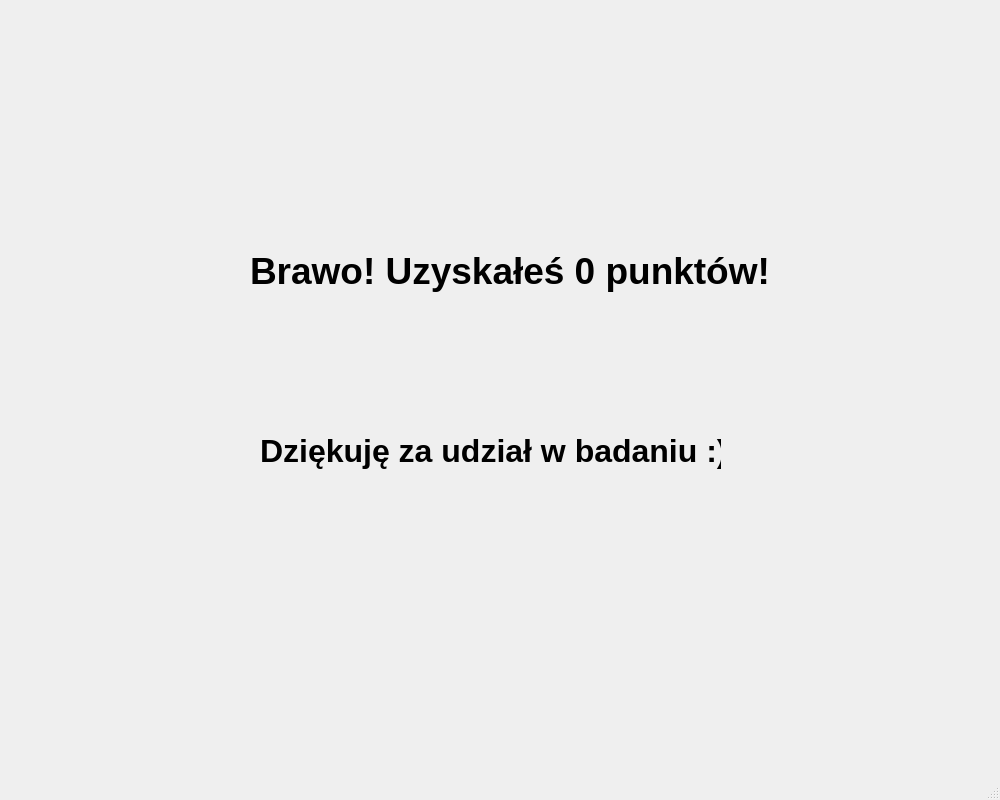
<?xml version="1.0" encoding="UTF-8"?>
<ui version="4.0">
 <class>EndWindow</class>
 <widget class="QMainWindow" name="EndWindow">
  <property name="geometry">
   <rect>
    <x>0</x>
    <y>0</y>
    <width>1000</width>
    <height>800</height>
   </rect>
  </property>
  <property name="windowTitle">
   <string>Badanie - reklamy</string>
  </property>
  <widget class="QWidget" name="centralwidget">
   <widget class="QLabel" name="label">
    <property name="geometry">
     <rect>
      <x>260</x>
      <y>380</y>
      <width>461</width>
      <height>141</height>
     </rect>
    </property>
    <property name="font">
     <font>
      <pointsize>24</pointsize>
      <bold>true</bold>
     </font>
    </property>
    <property name="text">
     <string>Dziękuję za udział w badaniu :)</string>
    </property>
   </widget>
   <widget class="QLabel" name="labelPoints">
    <property name="geometry">
     <rect>
      <x>250</x>
      <y>200</y>
      <width>531</width>
      <height>141</height>
     </rect>
    </property>
    <property name="palette">
     <palette>
      <active>
       <colorrole role="WindowText">
        <brush brushstyle="SolidPattern">
         <color alpha="255">
          <red>170</red>
          <green>0</green>
          <blue>0</blue>
         </color>
        </brush>
       </colorrole>
       <colorrole role="Text">
        <brush brushstyle="SolidPattern">
         <color alpha="255">
          <red>170</red>
          <green>0</green>
          <blue>0</blue>
         </color>
        </brush>
       </colorrole>
      </active>
      <inactive>
       <colorrole role="WindowText">
        <brush brushstyle="SolidPattern">
         <color alpha="255">
          <red>0</red>
          <green>0</green>
          <blue>0</blue>
         </color>
        </brush>
       </colorrole>
       <colorrole role="Text">
        <brush brushstyle="SolidPattern">
         <color alpha="255">
          <red>0</red>
          <green>0</green>
          <blue>0</blue>
         </color>
        </brush>
       </colorrole>
      </inactive>
      <disabled>
       <colorrole role="WindowText">
        <brush brushstyle="SolidPattern">
         <color alpha="255">
          <red>120</red>
          <green>120</green>
          <blue>120</blue>
         </color>
        </brush>
       </colorrole>
       <colorrole role="Text">
        <brush brushstyle="SolidPattern">
         <color alpha="255">
          <red>120</red>
          <green>120</green>
          <blue>120</blue>
         </color>
        </brush>
       </colorrole>
      </disabled>
     </palette>
    </property>
    <property name="font">
     <font>
      <pointsize>28</pointsize>
      <bold>true</bold>
     </font>
    </property>
    <property name="text">
     <string>Brawo! Uzyskałeś 0 punktów!</string>
    </property>
   </widget>
  </widget>
  <widget class="QMenuBar" name="menubar">
   <property name="geometry">
    <rect>
     <x>0</x>
     <y>0</y>
     <width>1000</width>
     <height>22</height>
    </rect>
   </property>
  </widget>
  <widget class="QStatusBar" name="statusbar"/>
 </widget>
 <resources/>
 <connections/>
</ui>
